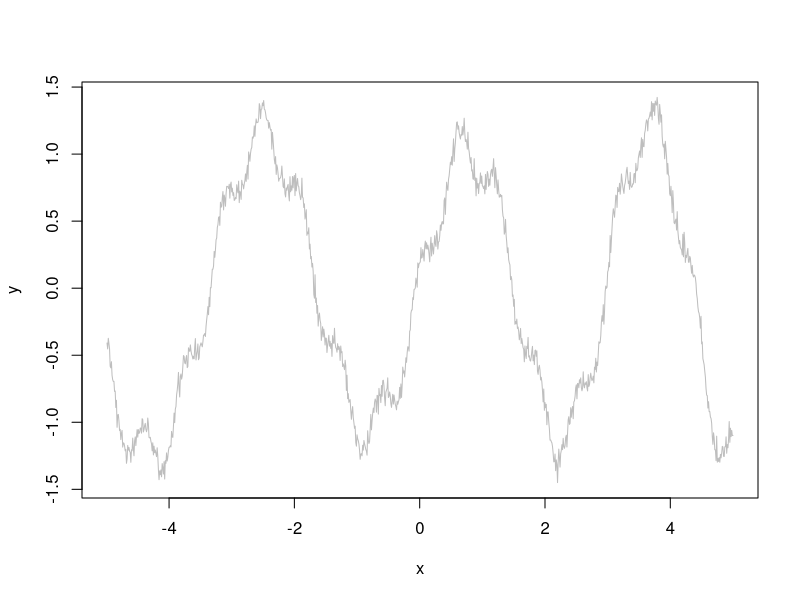
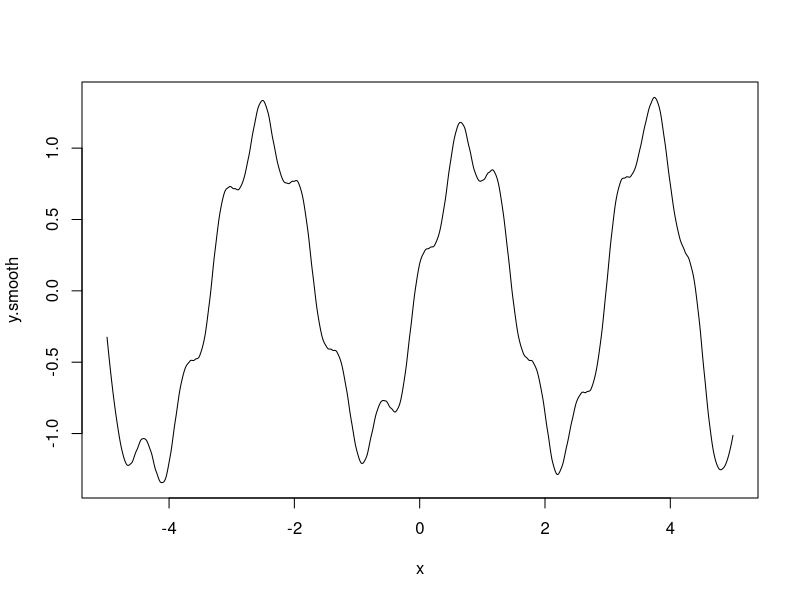
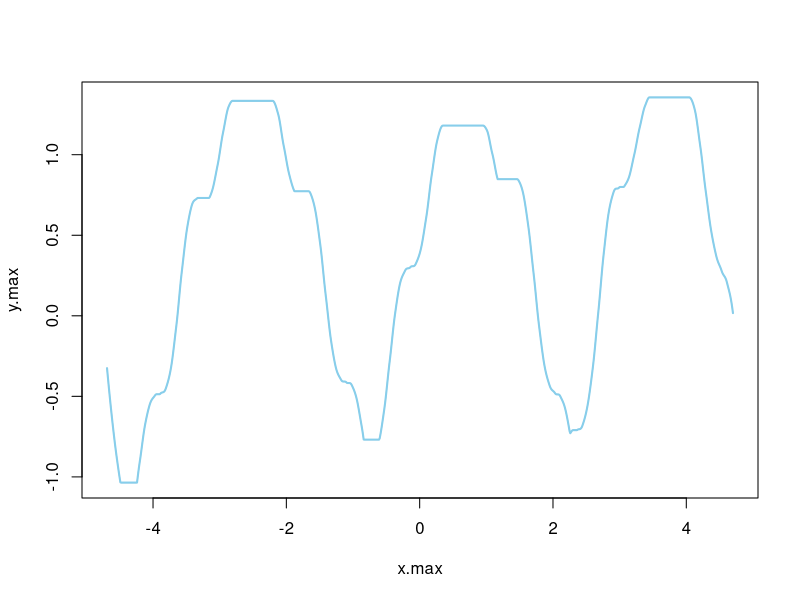
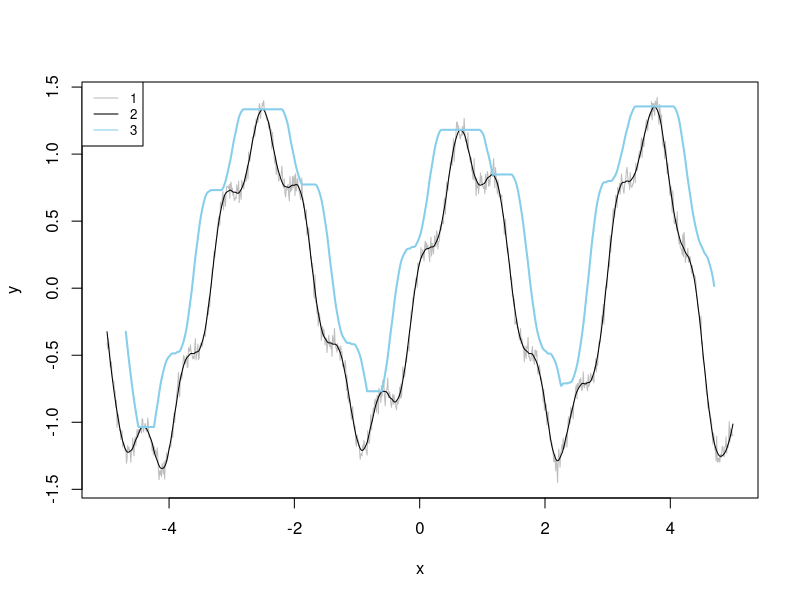
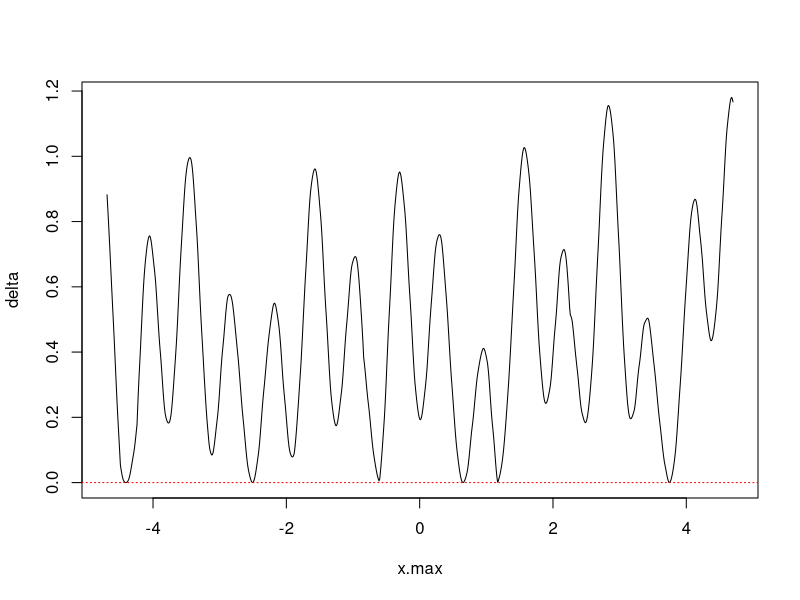

Recreate these plots in R, in order. (Note: this script raises an error after producing the figures.)
# code taken from: https://rpubs.com/mengxu/peak_detection

x <- 1:1000 / 100 - 5
y <- exp(abs(x)/20) * sin(2 * x + (x/5)^2) + cos(10*x) / 5 + rnorm(length(x), sd=0.05)

plot(x, y, col = 'Gray', type = 'l')

y.smooth <- loess(y ~ x, span=0.05)$fitted
plot(x, y.smooth, type = 'l')

library(zoo)
w=30
y.max <- rollapply(zoo(y.smooth), 2*w+1, max, align="center")
x.max <- rollapply(zoo(x), 2*w+1, median, align="center")
length(y.max)
length(x.max)

plot(x.max, y.max, col = 'Gray', type='l')
lines(x.max, y.max, col = 'SkyBlue', lwd = 2)

plot(x, y, col = 'Gray', type = 'l')
lines(x, y.smooth, col = 'Black')
lines(x.max, y.max, col = 'SkyBlue', lwd = 2)

legend('topleft', c('1', '2', '3'), cex=0.8, col=c('Gray', 'Black', 'SkyBlue'), lty=c(1,1,1));

n <- length(y)
delta <- y.max - y.smooth[-c(1:w, n+1-1:w)]
plot(x.max, delta, type='l')
abline(h = 0, lty='dotted', col = 'red')

#####################################################################
argmax <- function(x, y, w=1, FUN = max, ...) {
  require(zoo)
  n <- length(y)
  y.smooth <- loess(y ~ x, ...)$fitted
  y.peak <- rollapply(data = zoo(y.smooth), width = 2*w+1, FUN = FUN, align = "center")
  delta <- y.peak - y.smooth[-c(1:w, n+1-1:w)]
  if(FUN == "max")
    i.max <- which(delta <= 0) + w
  else if(FUN == "min")
    i.max <- which(delta >= 0) + w
  list(x = x[i.max], i = i.max, y.hat = y.smooth)
}

test <- function(x, y, w, span, FUN = max) {
  peaks <- argmax(x, y, w=w, span=span, FUN = FUN)
  
  plot(x, y, cex=0.75, col="Gray", main=paste("w = ", w, ", span = ", span, sep=""))
  lines(x, peaks$y.hat,  lwd=2) #$
  y.min <- min(y)
  sapply(peaks$i, function(i) lines(c(x[i],x[i]), c(y.min, peaks$y.hat[i]), col="Red", lty=2))
  points(x[peaks$i], peaks$y.hat[peaks$i], col="Red", pch=19, cex=1.25)
  print(x[peaks$i])
}

foo <- alt_data_roll_corr %>% 
  select(Date, rolling_corr, Coin) %>%
  filter(Coin == "DASH") 

argmax_1 <- argmax(x = seq_along(foo$rolling_corr), y = foo$rolling_corr, 2, 0.05, FUN = "max")

test(x = seq_along(foo$rolling_corr), y = foo$rolling_corr, 2, 0.05, FUN = "max")
test(x = seq_along(foo$rolling_corr), y = foo$rolling_corr, 2, 0.05, FUN = "min")




findMinMax <- function(x, y, x_axis_time = TRUE, w, span) {
  if(x_axis_time) x2 <- seq_along(x)
  minima <- argmax(x2, y, w=w, span=span, FUN = "min")
  maxima <- argmax(x2, y, w=w, span=span, FUN = "max")
  
  plot(x, y, cex=0.75, col="Gray", main=paste("w = ", w, ", span = ", span, sep=""))
  lines(x, minima$y.hat,  lwd=2) 
  y.min <- min(y)
  
  sapply(minima$i, function(i) lines(c(x[i],x[i]), c(y.min, minima$y.hat[i]), col="Red", lty=2))
  points(x[minima$i], minima$y.hat[minima$i], col="Red", pch=19, cex=1.25)

  sapply(maxima$i, function(i) lines(c(x[i],x[i]), c(y.min, maxima$y.hat[i]), col="blue", lty=2))
  points(x[maxima$i], maxima$y.hat[maxima$i], col="blue", pch=19, cex=1.25)
  
  legend("top", legend=c("Local Minima", "Local Maxima"),
         col=c("red", "blue"),  pch = c(19, 19), cex=0.8)

  df <- data.frame(x_value = c(x[minima$i], x[maxima$i])
                   , y_value = c(minima$y.hat[minima$i], maxima$y.hat[maxima$i])
                   , minmax = as.factor(c(rep("minima", length(x[minima$i])), rep("maxima", length(x[maxima$i])))))
  df <- df %>% arrange(x_value)
  return(df)
}

foo2 <- findMinMax(x = seq_along(foo$rolling_corr), y = foo$rolling_corr, 1, 0.05)

# foo2 <- findMinMax(x = seq_along(foo$rolling_corr[1:(30*3)]), y = foo$rolling_corr[1:(30*3)], 2, 0.05)


ggplot() +
  theme_bw() +
  geom_point(data = foo, aes(x = Date, y = rolling_corr), alpha = 0.5, size = 0.5) +
  geom_smooth(data = foo, aes(x = Date, y = rolling_corr), method="loess",  se=FALSE, size=0.5, span = 0.05) +
  geom_point(data = foo2, aes(x = foo[["Date"]][foo2$x_value], y = foo[["rolling_corr"]][foo2$x_value], col = minmax), lwd = 4) +
  scale_color_tq() + 
  theme(legend.position="none")
